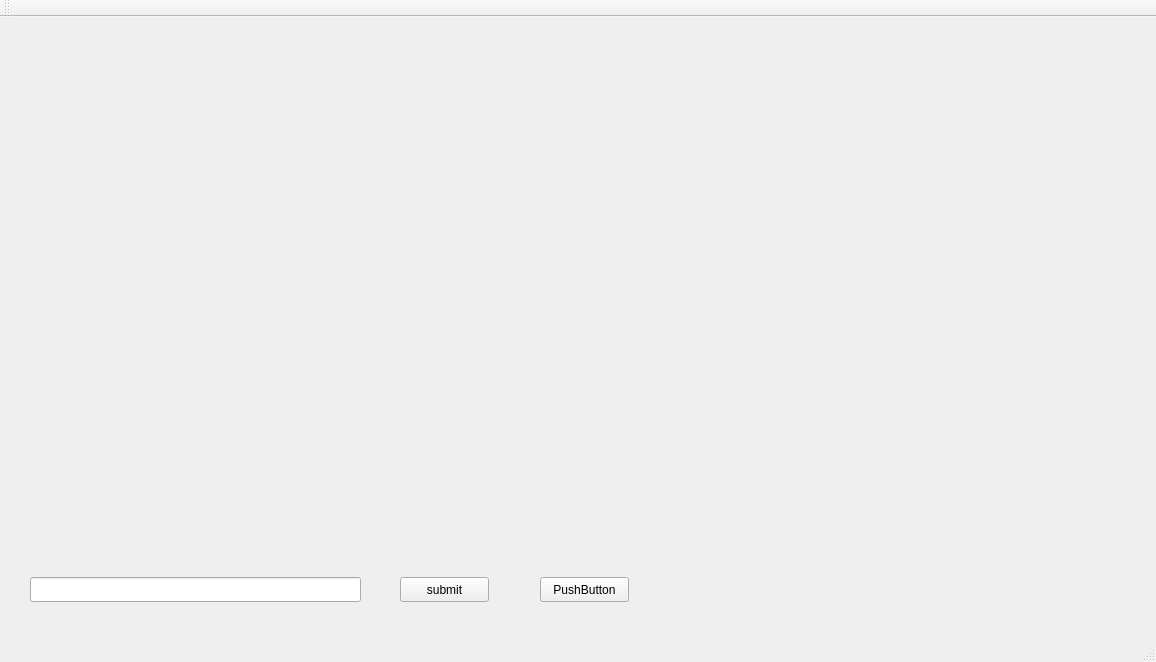
<?xml version="1.0" encoding="UTF-8"?>
<ui version="4.0">
 <class>MainWindow</class>
 <widget class="QMainWindow" name="MainWindow">
  <property name="geometry">
   <rect>
    <x>0</x>
    <y>0</y>
    <width>1156</width>
    <height>662</height>
   </rect>
  </property>
  <property name="windowTitle">
   <string>MainWindow</string>
  </property>
  <widget class="QWidget" name="centralWidget">
   <widget class="graphics" name="widget" native="true">
    <property name="geometry">
     <rect>
      <x>0</x>
      <y>0</y>
      <width>1151</width>
      <height>551</height>
     </rect>
    </property>
   </widget>
   <widget class="QPushButton" name="pushButton">
    <property name="geometry">
     <rect>
      <x>400</x>
      <y>560</y>
      <width>89</width>
      <height>25</height>
     </rect>
    </property>
    <property name="text">
     <string>submit</string>
    </property>
   </widget>
   <widget class="QLineEdit" name="lineEdit">
    <property name="geometry">
     <rect>
      <x>30</x>
      <y>560</y>
      <width>331</width>
      <height>25</height>
     </rect>
    </property>
   </widget>
   <widget class="QPushButton" name="pushButton_2">
    <property name="geometry">
     <rect>
      <x>540</x>
      <y>560</y>
      <width>89</width>
      <height>25</height>
     </rect>
    </property>
    <property name="text">
     <string>PushButton</string>
    </property>
   </widget>
  </widget>
  <widget class="QMenuBar" name="menuBar">
   <property name="geometry">
    <rect>
     <x>0</x>
     <y>0</y>
     <width>1156</width>
     <height>22</height>
    </rect>
   </property>
  </widget>
  <widget class="QToolBar" name="mainToolBar">
   <attribute name="toolBarArea">
    <enum>TopToolBarArea</enum>
   </attribute>
   <attribute name="toolBarBreak">
    <bool>false</bool>
   </attribute>
  </widget>
  <widget class="QStatusBar" name="statusBar"/>
 </widget>
 <layoutdefault spacing="6" margin="11"/>
 <customwidgets>
  <customwidget>
   <class>graphics</class>
   <extends>QWidget</extends>
   <header location="global">graphics.h</header>
   <container>1</container>
  </customwidget>
 </customwidgets>
 <resources/>
 <connections/>
</ui>
